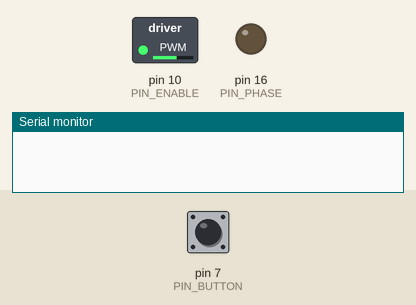
The sketch below on a simulated Arduino Uno, built with avr-gcc and run on an emulated ATmega328P. Parts: switched loads named in the sketch (green lamp = pin HIGH), output pins drawn as LEDs (lit = HIGH), the last lines printed to the serial monitor. Inputs (shaded band) come from the test bench; at power-on: pin 7 (PIN_BUTTON) HIGH.

Above: at 12.0 s.
12.1 s: pin 7 (PIN_BUTTON) pulled LOW for 0.3 s
At 13.0 s:
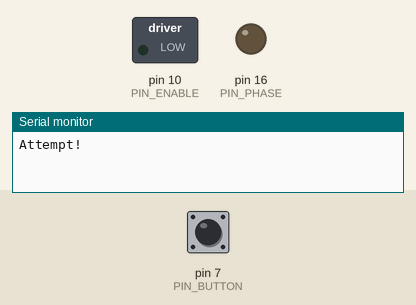
Timing chart, 0 to 34.7 s (numbered marks = the images above; inputs shaded):
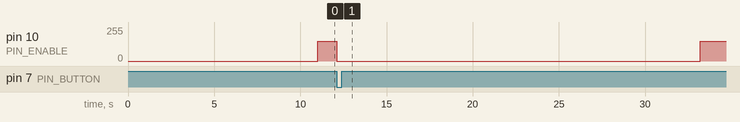

The sketch:

JumpingTestCode.ino
```cpp
#define PIN_ENABLE 10
#define PIN_PHASE 16
#define PIN_BUTTON 7

void jump(void){

   int buttonState = digitalRead(PIN_BUTTON);

   while(buttonState != HIGH){
    digitalWrite(PIN_PHASE, HIGH); //Load the rope
    analogWrite(PIN_ENABLE,255);
    delay(100);
    buttonState = digitalRead(PIN_BUTTON);
   }

  digitalWrite(PIN_ENABLE, LOW); // Turn Off the motor
  digitalWrite(PIN_PHASE, LOW);
  delay(1000);

   while(buttonState == HIGH){
        digitalWrite(PIN_PHASE, LOW); //release the rope
        analogWrite(PIN_ENABLE,150 );
        delay(100);
        buttonState = digitalRead(PIN_BUTTON);
   }

  digitalWrite(PIN_ENABLE, LOW); // Turn Off the motor
  digitalWrite(PIN_PHASE, LOW);
  delay(100);

}


void setup() {
  Serial.begin(115200);
  pinMode(PIN_ENABLE, OUTPUT);
  pinMode(PIN_PHASE, OUTPUT);
  pinMode(PIN_BUTTON, INPUT);
}

void loop() {
   delay(10000);
  jump();
  Serial.print("Attempt!");
  delay(10000);
}
```

Measured:
- after the input at 12.1 s, pin 10 (PIN_ENABLE): 150/255 → 0/255 at once, → 150/255 21.1 s later
